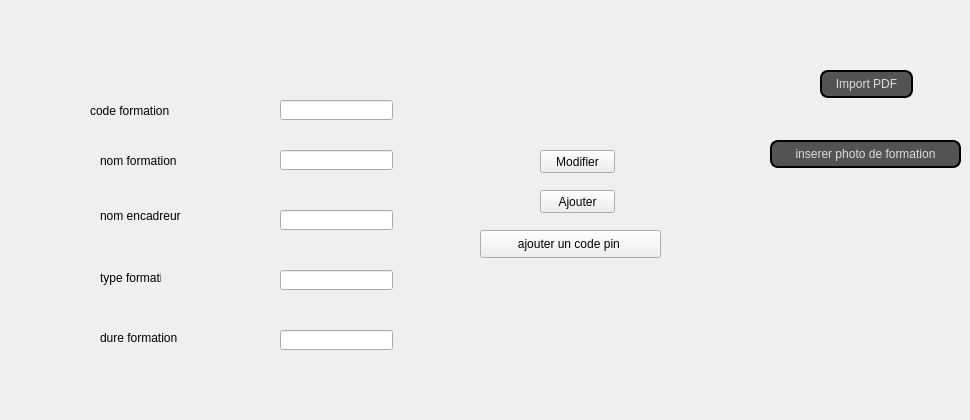
        <widget class="QWidget" name="tab_3">
         <attribute name="title">
          <string>Ajouter formation</string>
         </attribute>
         <widget class="QLabel" name="label_13">
          <property name="geometry">
           <rect>
            <x>100</x>
            <y>140</y>
            <width>131</width>
            <height>41</height>
           </rect>
          </property>
          <property name="text">
           <string>nom formation</string>
          </property>
         </widget>
         <widget class="QLabel" name="label_14">
          <property name="geometry">
           <rect>
            <x>90</x>
            <y>100</y>
            <width>131</width>
            <height>21</height>
           </rect>
          </property>
          <property name="text">
           <string>code formation</string>
          </property>
         </widget>
         <widget class="QLabel" name="label_15">
          <property name="geometry">
           <rect>
            <x>100</x>
            <y>200</y>
            <width>131</width>
            <height>31</height>
           </rect>
          </property>
          <property name="text">
           <string>nom encadreur</string>
          </property>
         </widget>
         <widget class="QLabel" name="label_16">
          <property name="geometry">
           <rect>
            <x>100</x>
            <y>270</y>
            <width>61</width>
            <height>16</height>
           </rect>
          </property>
          <property name="text">
           <string>type formation</string>
          </property>
         </widget>
         <widget class="QLabel" name="label_17">
          <property name="geometry">
           <rect>
            <x>100</x>
            <y>330</y>
            <width>141</width>
            <height>16</height>
           </rect>
          </property>
          <property name="text">
           <string>dure formation</string>
          </property>
         </widget>
         <widget class="QLineEdit" name="CODE_FORMATION">
          <property name="geometry">
           <rect>
            <x>280</x>
            <y>100</y>
            <width>113</width>
            <height>20</height>
           </rect>
          </property>
         </widget>
         <widget class="QLineEdit" name="NOM_FOR">
          <property name="geometry">
           <rect>
            <x>280</x>
            <y>150</y>
            <width>113</width>
            <height>20</height>
           </rect>
          </property>
         </widget>
         <widget class="QLineEdit" name="NOM_ENCADREUR">
          <property name="geometry">
           <rect>
            <x>280</x>
            <y>210</y>
            <width>113</width>
            <height>20</height>
           </rect>
          </property>
         </widget>
         <widget class="QLineEdit" name="TYPE_FOR">
          <property name="geometry">
           <rect>
            <x>280</x>
            <y>270</y>
            <width>113</width>
            <height>20</height>
           </rect>
          </property>
         </widget>
         <widget class="QLineEdit" name="DURE_FOR">
          <property name="geometry">
           <rect>
            <x>280</x>
            <y>330</y>
            <width>113</width>
            <height>20</height>
           </rect>
          </property>
         </widget>
         <widget class="QPushButton" name="pushButtonAjouter">
          <property name="geometry">
           <rect>
            <x>540</x>
            <y>190</y>
            <width>75</width>
            <height>23</height>
           </rect>
          </property>
          <property name="text">
           <string>Ajouter</string>
          </property>
         </widget>
         <widget class="QPushButton" name="Mod_2">
          <property name="geometry">
           <rect>
            <x>540</x>
            <y>150</y>
            <width>75</width>
            <height>23</height>
           </rect>
          </property>
          <property name="text">
           <string>Modifier</string>
          </property>
         </widget>
         <widget class="QPushButton" name="rechercher_button_2">
          <property name="geometry">
           <rect>
            <x>480</x>
            <y>230</y>
            <width>181</width>
            <height>28</height>
           </rect>
          </property>
          <property name="text">
           <string>ajouter un code pin </string>
          </property>
         </widget>
         <widget class="QPushButton" name="ImportPDF">
          <property name="geometry">
           <rect>
            <x>820</x>
            <y>70</y>
            <width>93</width>
            <height>28</height>
           </rect>
          </property>
          <property name="styleSheet">
           <string notr="true">QPushButton {
color: #dcdcdc;
background:#535353;
border: none;
font-size:12px;
font-family:Arial, Helvetica, sans-serif;
border: 2px solid ;
border-radius: 8px;
}
QPushButton:hover {
color:#fff;
	background-color: rgb(0, 0, 127);
border: none;
}
</string>
          </property>
          <property name="text">
           <string>Import PDF</string>
          </property>
         </widget>
         <widget class="QPushButton" name="insererphoto">
          <property name="geometry">
           <rect>
            <x>770</x>
            <y>140</y>
            <width>191</width>
            <height>28</height>
           </rect>
          </property>
          <property name="styleSheet">
           <string notr="true">QPushButton {
color: #dcdcdc;
background:#535353;
border: none;
font-size:12px;
font-family:Arial, Helvetica, sans-serif;
border: 2px solid ;
border-radius: 8px;
}
QPushButton:hover {
color:#fff;
	background-color: rgb(0, 0, 127);
border: none;
}</string>
          </property>
          <property name="text">
           <string>inserer photo de formation</string>
          </property>
         </widget>
         <widget class="QLabel" name="lbl_image">
          <property name="geometry">
           <rect>
            <x>770</x>
            <y>230</y>
            <width>181</width>
            <height>181</height>
           </rect>
          </property>
          <property name="text">
           <string/>
          </property>
         </widget>
        </widget>
